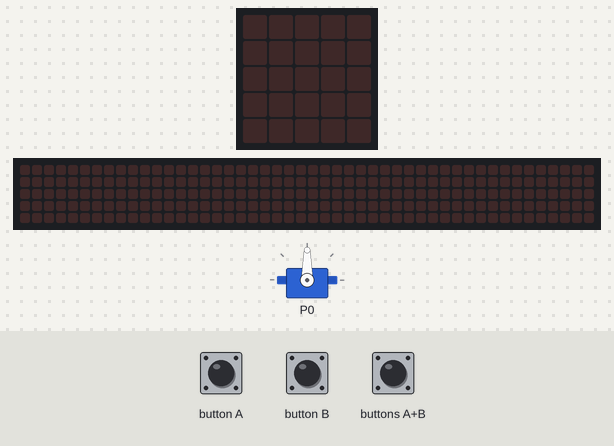
A program run on a simulated BBC micro:bit (MakeCode). Shown: servo, the board's 5×5 LED display, a strip that is not on the board, showing the scrolling text unrolled. The test bench sets the inputs (shaded band). The 48×5 strip is a reading aid, not a part: it shows the text the display is scrolling, unrolled, one strip-width of it at a time.

Above: at 1.2 s.
1.3 s: buttons A+B pressed for 0.15 s
At 1.6 s:
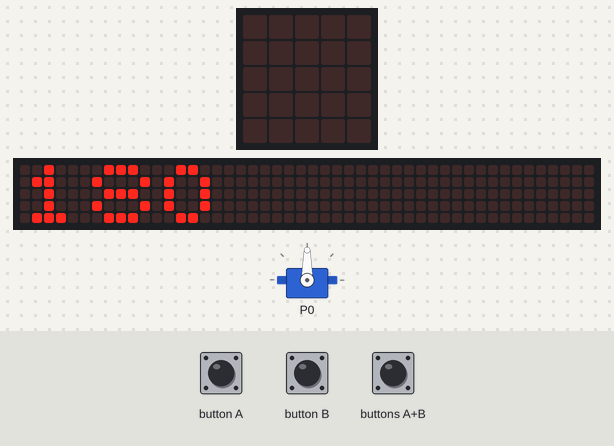
4.3 s: buttons A+B pressed for 1 s
At 5.82 s:
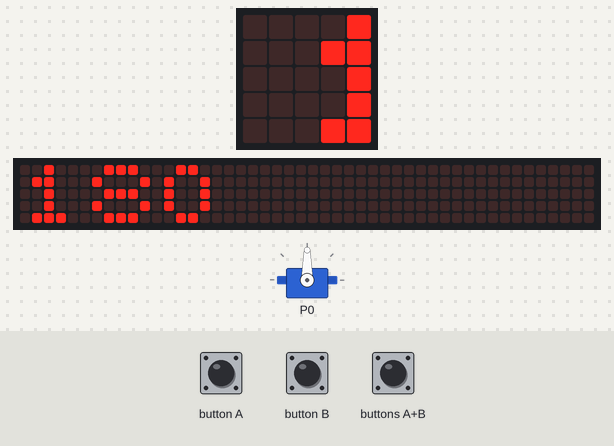
Timing chart, 0 to 7.3 s (numbered marks = the images above; inputs shaded):
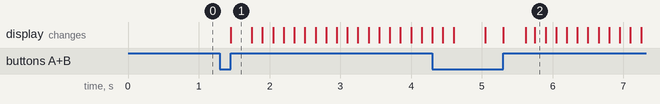

The program:

main.ts
```typescript
input.onButtonPressed(Button.A, function () {
    servos.P0.setAngle(a)
    a += 1
    a = a
})
input.onButtonPressed(Button.AB, function () {
    basic.showNumber(a + b)
})
input.onButtonPressed(Button.B, function () {
    servos.P0.setAngle(b)
    b += -1
    b = b
})
let b = 0
let a = 0
servos.P0.setAngle(90)
a = 90
b = 90
basic.forever(function () {

})
```

test.ts
```typescript
// 테스트는 여기로 이동합니다; 이 패키지가 확장으로 사용될 때 컴파일되지 않을 것 입니다.
```

Measured:
- after the input at 1.3 s, the display: changes after 0.15 s (image 1)
